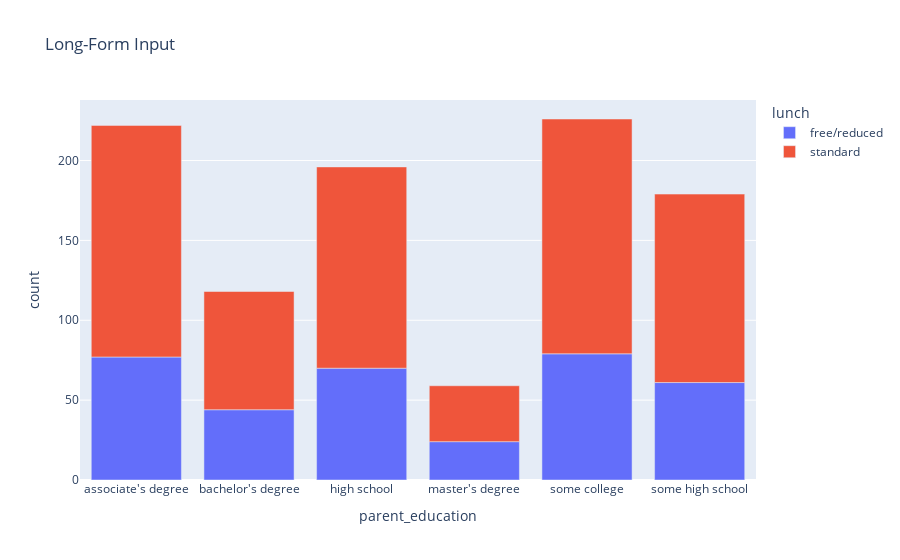

Source (notebook cell):
### Code cell
par_meal = data.groupby(['parent_education','lunch']).size().reset_index().rename(columns={0:'count'})
par_meal.head(10)

fig = px.bar(par_meal, x="parent_education", y="count", color="lunch", title="Long-Form Input")
fig.show()
#ValueError: Plotly Express cannot process wide-form data with columns of different type.

### Figure 1 — Plotly figure (JSON) as saved in the notebook; plotly's stock layout.template omitted (floating-point values rounded to 4 significant figures)
{"data": [{"alignmentgroup": "True", "hovertemplate": "lunch=free/reduced<br>parent_education=%{x}<br>count=%{y}<extra></extra>", "legendgroup": "free/reduced", "marker": {"color": "#636efa", "pattern": {"shape": ""}}, "name": "free/reduced", "offsetgroup": "free/reduced", "orientation": "v", "showlegend": true, "textposition": "auto", "type": "bar", "x": ["associate's degree", "bachelor's degree", "high school", "master's degree", "some college", "some high school"], "xaxis": "x", "y": [77, 44, 70, 24, 79, 61], "yaxis": "y"}, {"alignmentgroup": "True", "hovertemplate": "lunch=standard<br>parent_education=%{x}<br>count=%{y}<extra></extra>", "legendgroup": "standard", "marker": {"color": "#EF553B", "pattern": {"shape": ""}}, "name": "standard", "offsetgroup": "standard", "orientation": "v", "showlegend": true, "textposition": "auto", "type": "bar", "x": ["associate's degree", "bachelor's degree", "high school", "master's degree", "some college", "some high school"], "xaxis": "x", "y": [145, 74, 126, 35, 147, 118], "yaxis": "y"}], "layout": {"barmode": "relative", "legend": {"title": {"text": "lunch"}, "tracegroupgap": 0}, "title": {"text": "Long-Form Input"}, "xaxis": {"anchor": "y", "domain": [0, 1], "title": {"text": "parent_education"}}, "yaxis": {"anchor": "x", "domain": [0, 1], "title": {"text": "count"}}}}
